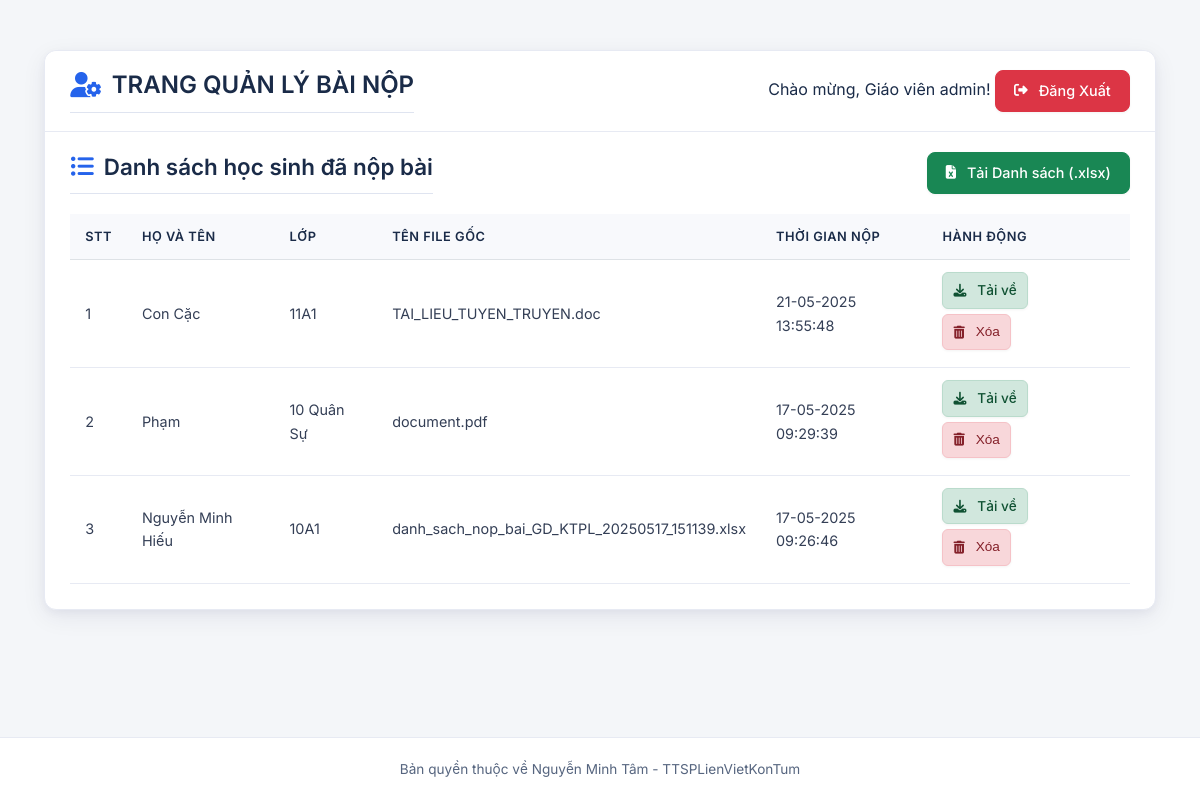
Screenshot of /admin/dashboard (signed in) with the database file from the repository.
### tables this page shows
CREATE TABLE submissions (
  id INTEGER PRIMARY KEY AUTOINCREMENT,
  student_name TEXT NOT NULL,
  student_class TEXT NOT NULL,
  original_filename TEXT NOT NULL,
  drive_file_id TEXT, -- ID cá»§a file trĂªn Google Drive
  upload_timestamp DATETIME DEFAULT CURRENT_TIMESTAMP
);

### app.py (the view)
@app.route('/admin/dashboard')
def admin_dashboard():
    if 'teacher_user' not in session:
        flash('Vui lòng đăng nhập để truy cập trang này.', 'warning')
        return redirect(url_for('login'))
    raw_submissions_data = query_db("SELECT id, student_name, student_class, original_filename, upload_timestamp, drive_file_id FROM submissions ORDER BY upload_timestamp DESC")
    formatted_submissions_data = []
    if raw_submissions_data:
        for row in raw_submissions_data:
            submission = dict(row)
            try:
                current_timestamp = submission['upload_timestamp']
                if isinstance(current_timestamp, str):
                    dt_obj = datetime.strptime(current_timestamp.split('.')[0], '%Y-%m-%d %H:%M:%S')
                elif isinstance(current_timestamp, datetime):
                    dt_obj = current_timestamp
                else:
                    dt_obj = None
                    app.logger.warning(f"Dữ liệu upload_timestamp không hợp lệ: {current_timestamp} cho ID: {submission.get('id', 'N/A')}")
                if dt_obj:
                    submission['formatted_upload_timestamp'] = dt_obj.strftime('%d-%m-%Y %H:%M:%S')
                else:
                    submission['formatted_upload_timestamp'] = "N/A"
            except ValueError as ve:
                app.logger.error(f"Lỗi định dạng ngày giờ cho submission ID {submission.get('id', 'N/A')}: {ve}. Giá trị gốc: {submission.get('upload_timestamp', 'N/A')}")
                submission['formatted_upload_timestamp'] = str(submission.get('upload_timestamp', 'N/A'))
            formatted_submissions_data.append(submission)
    return render_template('quan_ly.html', submissions=formatted_submissions_data, teacher_name=session.get('teacher_name'))

### app.py (called while the page is built)
def get_db():
    db = getattr(g, '_database', None)
    if db is None:
        db = g._database = sqlite3.connect(app.config['DATABASE'])
        db.row_factory = sqlite3.Row
    return db

@app.teardown_appcontext
def close_connection(exception):
    db = getattr(g, '_database', None)
    if db is not None:
        db.close()

def query_db(query, args=(), one=False):
    cur = get_db().execute(query, args)
    rv = cur.fetchall()
    cur.close()
    return (rv[0] if rv else None) if one else rv

### templates/quan_ly.html (shortened to what this page needs)
<!DOCTYPE html>
<html lang="vi">
<head>
    <link rel="stylesheet" href="https://cdnjs.cloudflare.com/ajax/libs/font-awesome/6.5.2/css/all.min.css" />
    <link rel="stylesheet" href="{{ url_for('static', filename='style.css') }}">
</head>
<body>
    <div class="page-wrapper">
        <main class="admin-page-container card-ui"> <header class="header admin-header"> <h2><i class="fas fa-user-cog"></i> TRANG QUẢN LÝ BÀI NỘP</h2>
                <div class="admin-header-info">
                    {% if teacher_name %}
                    <span class="welcome-message">Chào mừng, Giáo viên {{ teacher_name }}!</span>
                    {% endif %}
                    <a href="{{ url_for('logout') }}" class="logout-button"><i class="fas fa-sign-out-alt"></i> Đăng Xuất</a>
                </div>
            </header>
            <div id="danh-sach-bai-nop">
                <div class="admin-controls">
                    <h3><i class="fas fa-list-ul"></i> Danh sách học sinh đã nộp bài</h3>
                    <a href="{{ url_for('export_excel') }}" class="export-excel-button"><i class="fas fa-file-excel"></i> Tải Danh sách (.xlsx)</a>
                </div>
                <div class="table-responsive-wrapper">
                    <table>
                        <thead>
                            <tr>
                                <th>STT</th>
                                <th>Họ và Tên</th>
                                <th>Lớp</th>
                                <th>Tên File Gốc</th>
                                <th>Thời Gian Nộp</th>
                                <th class="actions-header">Hành động</th> </tr>
                        </thead>
                        <tbody id="submission-table-body">
                            {% if submissions %}
                                {% for submission in submissions %}
                                <tr>
                                    <td>{{ loop.index }}</td>
                                    <td>{{ submission.student_name }}</td>
                                    <td>{{ submission.student_class }}</td>
                                    <td>{{ submission.original_filename }}</td>
                                    <td>{{ submission.formatted_upload_timestamp }}</td>
                                    <td class="actions">
                                        <a href="{{ url_for('download_file', submission_id=submission.id) }}" class="download-link button"><i class="fas fa-download"></i> Tải về</a>
                                        <form action="{{ url_for('delete_submission', submission_id=submission.id) }}" method="POST" style="display: inline;" onsubmit="return confirm('Bạn có chắc chắn muốn xóa bài nộp: \'{{ submission.original_filename }}\' của học sinh {{ submission.student_name }} - Lớp {{ submission.student_class }}? Thao tác này không thể hoàn tác!');">
                                            <button type="submit" class="delete-button button"><i class="fas fa-trash-alt"></i> Xóa</button>
                                        </form>
                                    </td>
                                </tr>
                                {% endfor %}
                            {% else %}
                            <tr>
                                <td colspan="6" class="no-submissions"><i class="fas fa-info-circle"></i> Hiện chưa có học sinh nào nộp bài.</td>
                            </tr>
                            {% endif %}
                        </tbody>
                    </table>
                </div>
            </div>
        </main>
    </div> <footer class="site-footer">
        <p>Bản quyền thuộc về Nguyễn Minh Tâm - TTSPLienVietKonTum</p>
    </footer>
</body>
</html>

### static/style.css (style rules this page uses)
* { margin: 0; padding: 0; box-sizing: border-box; }
html { scroll-behavior: smooth; font-size: 16px; height: 100%; }
body { font-family: 'Inter', -apple-system, BlinkMacSystemFont, "Segoe UI", Roboto, "Helvetica Neue", Arial, sans-serif; background-color: #f4f6f9; color: #343f56; line-height: 1.65; display: flex; flex-direction: column; min-height: 100%; -webkit-font-smoothing: antialiased; -moz-osx-font-smoothing: grayscale; }
.page-wrapper { flex-grow: 1; width: 100%; max-width: 1320px; margin: 0 auto; padding: 20px 15px 40px 15px; display: flex; flex-direction: column; align-items: center; }
h1, h2, h3, h4, h5, h6 { font-weight: 600; color: #1a2b48; margin-bottom: 0.8em; line-height: 1.3; }
p { margin-bottom: 1.1em; color: #56657f; }
a { color: #2563eb; text-decoration: none; transition: color 0.2s ease-in-out, opacity 0.2s ease-in-out; }
.card-ui { background-color: #ffffff; border-radius: 12px; padding: 30px 35px; box-shadow: 0 7px 25px rgba(0, 20, 70, 0.07), 0 3px 8px rgba(0,20,70,0.04); transition: transform 0.25s ease-out, box-shadow 0.25s ease-out; width: 100%; border: 1px solid #e7eaf3; }
.card-ui h2, .card-ui h3 { font-size: 1.4rem; color: #1a2b48; border-bottom: 1px solid #dfe4f0; padding-bottom: 12px; margin-bottom: 25px; display: flex; align-items: center; font-weight: 600; }
.card-ui h2 i, .card-ui h3 i { margin-right: 10px; color: #2563eb; font-size: 1.05em; }
.button, button, .button-green, .login-link-button, .logout-button, .export-excel-button, .delete-button { display: inline-flex; align-items: center; justify-content: center; gap: 8px; padding: 9px 18px; font-size: 0.9rem; font-weight: 500; line-height: 1.5; text-align: center; text-decoration: none; vertical-align: middle; cursor: pointer; user-select: none; border: 1px solid transparent; border-radius: 8px; transition: all 0.2s ease-in-out; box-shadow: 0 1px 3px rgba(0,0,0,0.05); }
.button i, button i, .button-green i, .login-link-button i, .logout-button i, .export-excel-button i, .delete-button i { font-size: 0.95em; margin-right: 3px; }
.admin-page-container.card-ui { max-width: 95%; margin: 30px auto; padding: 0; overflow: hidden; }
.header.admin-header { display: flex; flex-wrap: wrap; justify-content: space-between; align-items: center; background-color: #fff; color: #1a2b48; padding: 18px 25px; border-bottom: 1px solid #e7eaf3; border-radius: 12px 12px 0 0; }
.header.admin-header h2 { color: #1a2b48; font-size: 1.5rem; margin-bottom:0; }
.admin-controls { display:flex; flex-wrap:wrap; justify-content:space-between; align-items:center; margin-bottom:20px; gap:15px; padding: 20px 25px 0 25px; }
.admin-controls h3 { font-size:1.4rem; margin-bottom:0; color: #1a2b48; }
.logout-button { color: #fff; background-color: #dc3545; border-color: #dc3545; }
.export-excel-button { color: #fff; background-color: #198754; border-color: #198754; }
.table-responsive-wrapper { width:100%; overflow-x:auto; padding: 0 25px 25px 25px; }
table { width:100%; min-width:800px; border-collapse:collapse; background-color: transparent; }
th, td { padding:12px 15px; text-align:left; vertical-align:middle; border-bottom:1px solid #e7eaf3; color:#343f56; font-size:0.9rem; }
th { background-color:#f8f9fc; font-weight: 600; color:#1a2b48; font-size:0.8rem; text-transform:uppercase; letter-spacing:0.5px; border-bottom-width:1px; border-bottom-color:#dee2e6; }
td.actions { min-width:190px; }
.actions a, .actions button { margin-right:8px; margin-bottom:5px; padding:7px 10px; font-size:0.85rem; border-radius:6px; }
.download-link { background-color:#d1e7dd; border-color:#badbcc; color:#0f5132; }
.delete-button { background-color:#f8d7da; border-color:#f5c2c7; color:#842029; }
.site-footer { width: 100%; padding: 20px 15px; text-align: center; background-color: #fff; color: #6c757d; font-size: 0.85rem; margin-top: auto; border-top: 1px solid #e7eaf3; }
.site-footer p { margin-bottom: 0; }

### rows the page displays
submissions: student_name "Con Cặc", student_class "11A1", original_filename "TAI_LIEU_TUYEN_TRUYEN.doc", formatted_upload_timestamp "21-05-2025 13:55:48"
submissions: student_name "Phạm", student_class "10 Quân Sự", original_filename "document.pdf", formatted_upload_timestamp "17-05-2025 09:29:39"
submissions: student_name "Nguyễn Minh Hiếu", student_class "10A1", original_filename "danh_sach_nop_bai_GD_KTPL_20250517_151139.xlsx", formatted_upload_timestamp "17-05-2025 09:26:46"

### other values shown
{{ teacher_name }} "admin"
